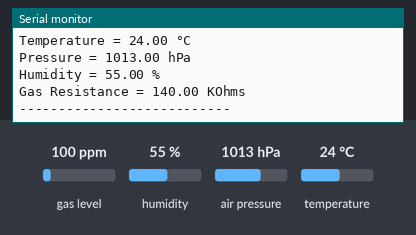
The sketch below on a simulated STM32 Blue Pill. Shown: the last lines printed to the serial monitor. Inputs (shaded band) come from the test bench; at power-on: gas level 100 ppm, humidity 55 %, air pressure 1013 hPa, temperature 24 °C.

Above: at 3.1 s.
3.2 s: gas level set to 20 ppm
At 4.8 s:
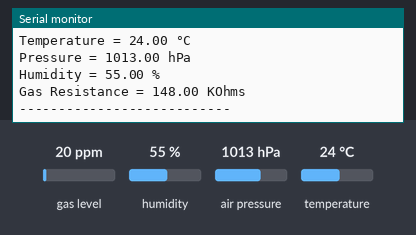
6.1 s: humidity set to 22 %
At 7.2 s:
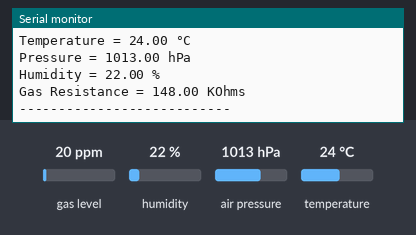

The sketch:

BMP_TRY.ino
```cpp
// #include <Wire.h>
// #include <Adafruit_Sensor.h>
// #include <Adafruit_BME680.h>

// // Create sensor object for I2C
// Adafruit_BME680 bme;

// void setup() {
//   Serial.begin(115200);
//   while (!Serial);

//   Serial.println("Adafruit BME680 test");

//   // Initialize BME680 sensor at I2C address 0x77
//   if (!bme.begin(0x77)) {
//     Serial.println("❌ Could not find a valid BME680 sensor at 0x77, check wiring!");
//     while (1);
//   }

//   // Set oversampling and filter
//   bme.setTemperatureOversampling(BME680_OS_8X);
//   bme.setHumidityOversampling(BME680_OS_2X);
//   bme.setPressureOversampling(BME680_OS_4X);
//   bme.setIIRFilterSize(BME680_FILTER_SIZE_3);
//   bme.setGasHeater(320, 150); // 320°C for 150 ms

//   Serial.println("✅ BME680 sensor initialized successfully!");
// }

// void loop() {
//   // Perform a reading
//   if (!bme.performReading()) {
//     Serial.println("Failed to perform reading :(");
//     delay(1000);
//     return;
//   }

//   Serial.print("Temperature = ");
//   Serial.print(bme.temperature);
//   Serial.println(" °C");

//   Serial.print("Pressure = ");
//   Serial.print(bme.pressure / 100.0);
//   Serial.println(" hPa");

//   Serial.print("Humidity = ");
//   Serial.print(bme.humidity);
//   Serial.println(" %");

//   Serial.print("Gas Resistance = ");
//   Serial.print(bme.gas_resistance / 1000.0);
//   Serial.println(" KOhms");

//   Serial.println("---------------------------");
//   delay(2000); // 2 seconds delay
// }


#include <Wire.h>
#include <Adafruit_Sensor.h>
#include <Adafruit_BME680.h>

// Create BME680 object
Adafruit_BME680 bme;

void setup() {
  Serial.begin(115200);
  while (!Serial);

  Serial.println("BME680 on STM32L552ZE-Q test");

  // Initialize I2C4: SDA = PD13, SCL = PF14
  Wire.begin(PB9, PB8);

  // Initialize BME680 at I2C address 0x77
  if (!bme.begin(0x77, &Wire)) {
    Serial.println("❌ Could not find a valid BME680 sensor at 0x77, check wiring!");
    while (1);
  }

  // Configure oversampling and filter
  bme.setTemperatureOversampling(BME680_OS_8X);
  bme.setHumidityOversampling(BME680_OS_2X);
  bme.setPressureOversampling(BME680_OS_4X);
  bme.setIIRFilterSize(BME680_FILTER_SIZE_3);
  bme.setGasHeater(320, 150); // 320°C for 150 ms

  Serial.println("✅ BME680 initialized successfully!");
}

void loop() {
  if (!bme.performReading()) {
    Serial.println("Failed to perform reading :(");
    delay(1000);
    return;
  }

  Serial.print("Temperature = ");
  Serial.print(bme.temperature);
  Serial.println(" °C");

  Serial.print("Pressure = ");
  Serial.print(bme.pressure / 100.0);
  Serial.println(" hPa");

  Serial.print("Humidity = ");
  Serial.print(bme.humidity);
  Serial.println(" %");

  Serial.print("Gas Resistance = ");
  Serial.print(bme.gas_resistance / 1000.0);
  Serial.println(" KOhms");

  Serial.println("---------------------------");
  delay(2000);
}
```

Measured:
- after the input at 3.2 s, the serial monitor: prints a new line after 1.3 s (image 1)
- after the input at 6.1 s, the serial monitor: prints a new line after 0.52 s (image 2)
